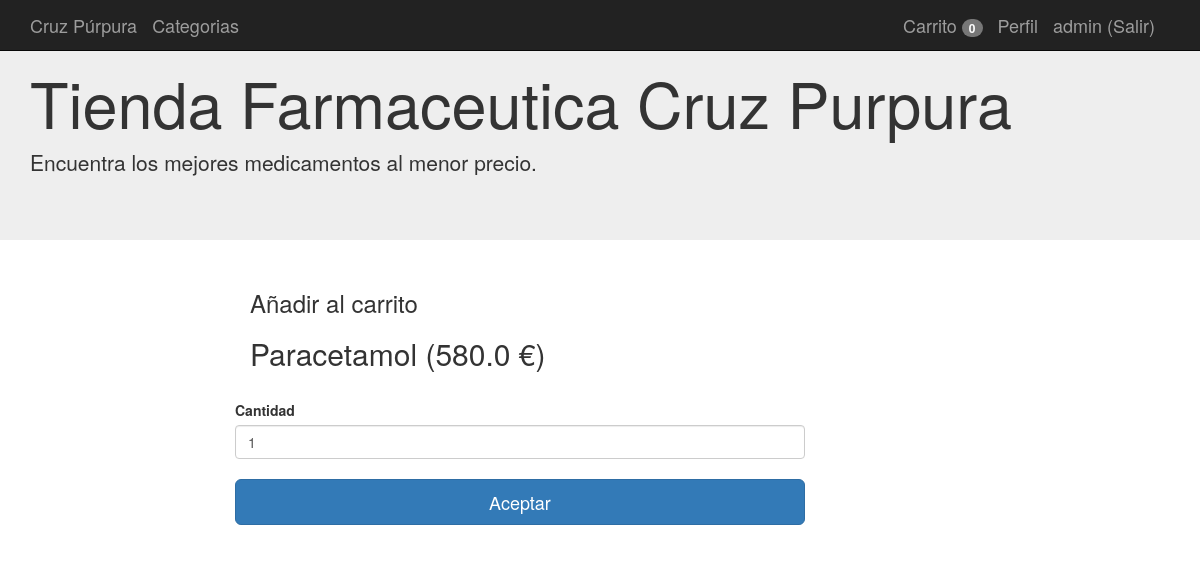
Page /carrito/add/1 (signed in) on the committed database.
### aplicacion/models.py (models this page shows, shortened)
class Usuarios(db.Model):
	__tablename__ = 'usuarios'
	id = Column(Integer, primary_key=True)
	username = Column(String(100),nullable=False)
	password_hash = Column(String(128),nullable=False)
	nombre = Column(String(200),nullable=False)
	email = Column(String(200),nullable=False)
	admin = Column(Boolean, default=False)
	@property
	def password(self):
		raise AttributeError('password is not a readable attribute')

class Articulos(db.Model):
	__tablename__ = 'articulos'
	id = Column(Integer, primary_key=True)
	nombre = Column(String(100),nullable=False)
	precio = Column(Float,default=0)
	iva = Column(Integer,default=16)
	descripcion = Column(String(255))
	image = Column(String(255))
	stock = Column(Integer,default=0)
	CategoriaId=Column(Integer,ForeignKey('categorias.id'), nullable=False)
	categoria = relationship("Categorias", backref="Articulos")
	def precio_final(self):
		return self.precio+(self.precio*self.iva/100)

### aplicacion/app.py (the view, shortened to what this page needs)
@app.route('/carrito/add/<id>',methods=["get","post"])
@login_required
def carrito_add(id):
	art=Articulos.query.get(id)
	form=formCarrito()
	form.id.data=id
	return render_template("carrito_add.html",form=form,art=art)

### aplicacion/forms.py
class formCarrito(FlaskForm):
	id = HiddenField()
	cantidad = IntegerField('Cantidad',default=1,validators=[NumberRange(min=1,message="Debe ser un número positivo"),Required("Tienes que introducir el dato")])
	submit = SubmitField('Aceptar')

### aplicacion/app.py (called while the page is built)
@login_manager.user_loader
def load_user(user_id):
	return Usuarios.query.get(int(user_id))

@app.context_processor
def contar_carrito():
	if not current_user.is_authenticated:
		return {'num_articulos':0}
	if request.cookies.get(str(current_user.id))==None:
		return {'num_articulos':0}
	else:
		datos = json.loads(request.cookies.get(str(current_user.id)))
		return {'num_articulos':len(datos)}

### aplicacion/templates/carrito_add.html (shortened to what this page needs)
  {% extends "base.html" %}
{% block contenido %}
<div class="container">
  <div class="col-md-2"></div>
  <div class="col-md-6">
      <h3>Añadir al carrito</h3>
      <h2>{{art.nombre}} ({{art.precio_final()}} €)</h2>
      <form class="form-horizontal"  method="post">
        <div class="form-group">
          {{form.id()}}<br/>
          {{form.cantidad.label()}} {{form.cantidad(size="10", class="form-control")}}
          <br/>
          {{form.submit(class="btn btn-lg btn-primary btn-block")}}
    </form>
    <br/>
  </div>
</div>
{% endblock %}

### aplicacion/templates/base.html (shortened to what this page needs)
{% extends "bootstrap/base.html" %}
{% block navbar %}
<nav class="navbar navbar-inverse navbar-fixed-top">
      <div class="container">
        <div class="navbar-header">
          <a class="navbar-brand" href="/">Cruz Púrpura</a>
          <a class="navbar-brand" href="{{url_for('categorias')}}">Categorias</a>
        </div>
        <div id="navbar" class="navbar-collapse collapse navbar-right">
          {% if current_user.is_authenticated %}
          <a class="navbar-brand " href="/carrito"> Carrito <span class="badge">{{num_articulos}} </span></a>
          <a class="navbar-brand " href="/perfil/{{ current_user.username}}"> Perfil</a>
          <a class="navbar-brand " href="/logout"> {{ current_user.username}} (Salir)</a>
          {% else %}
          <a class="navbar-brand " href="/login">Login</a>
          <a class="navbar-brand " href="/registro">Registro</a>
          {% endif %}
        </div>
      </div>
    </nav>
    <div class="jumbotron">
      <div class="container">
        <h1>Tienda Farmaceutica Cruz Purpura</h1>
        <p>Encuentra los mejores medicamentos al menor precio.</p>
      </div>
    </div>
{% endblock %}
{% block content %}
<div class="container-fluid">
  <div class="row">
    <div class="container">
      {% block contenido %}{% endblock %}
    </div>
</div>
{% endblock %}

### rows in the picture
Usuarios: username "admin"
Articulos: nombre "Paracetamol", precio_final "580.0"

### other values in the picture
{{ num_articulos }} "0"
